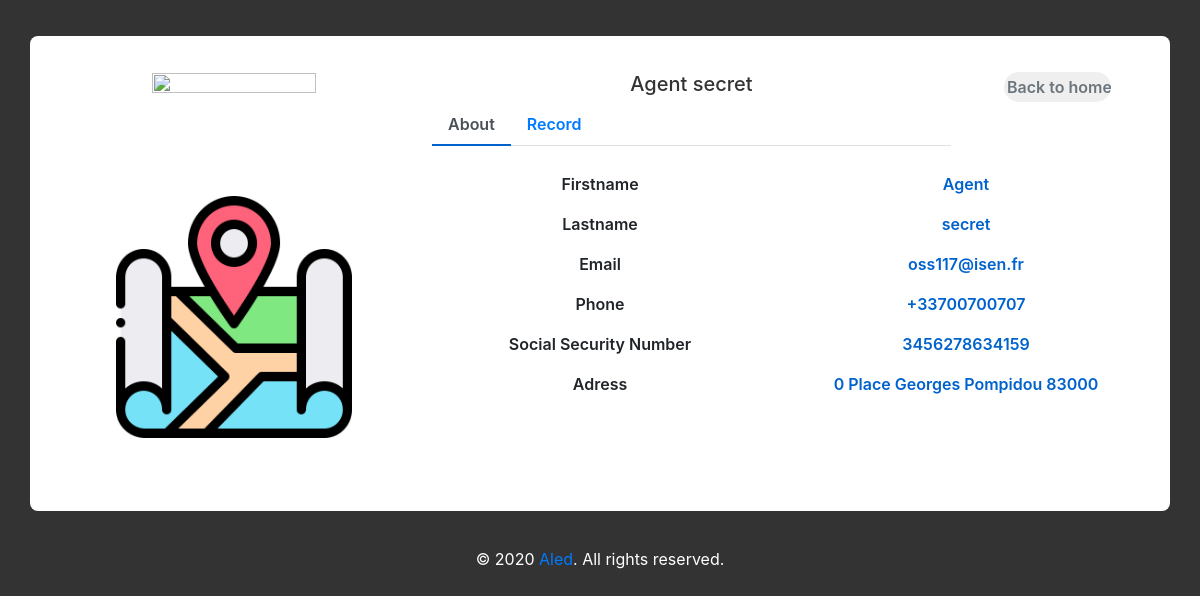
Page /user_profile.php?id=8 (signed in) on the committed database.
### tables this page shows
CREATE TABLE `users` (
  `id` int(11) NOT NULL,
  `username` varchar(100) NOT NULL,
  `email` varchar(100) NOT NULL,
  `password` varchar(100) NOT NULL
);

CREATE TABLE `social_details` (
  `id_socdet` int(11) NOT NULL,
  `firstname` varchar(50) NOT NULL,
  `lastname` varchar(50) NOT NULL,
  `gender` tinyint(4) NOT NULL,
  `birthaddr` varchar(50) NOT NULL,
  `birthdate` date NOT NULL,
  `phonenum` int(10) NOT NULL,
  `picture` varchar(100) NOT NULL,
  `id_user` int(11) NOT NULL
);

CREATE TABLE `patient_medical_record` (
  `id_medrec` int(11) NOT NULL,
  `height` int(255) NOT NULL,
  `weight` tinyint(4) NOT NULL,
  `socialsecuritynumber` varchar(13) NOT NULL,
  `id_user` int(11) NOT NULL,
  `id_doc` int(11) NOT NULL,
  `id_addr` int(11) NOT NULL
);

CREATE TABLE `adress` (
  `id_addr` int(11) NOT NULL,
  `number` tinyint(4) NOT NULL,
  `street` varchar(50) NOT NULL,
  `zipcode` int(11) NOT NULL
);

### user_profile.php (the view, shortened to what this page needs)
<?php
$userid = $_GET['id'];
$gender="";
include('doctorServer.php');
if(isset($_SESSION['mail'])){
    $get_user_info = "SELECT * FROM users INNER JOIN patient_medical_record ON users.id=patient_medical_record.id_user
INNER JOIN social_details ON social_details.id_user=patient_medical_record.id_user INNER JOIN adress ON adress.id_addr=patient_medical_record.id_addr
WHERE users.id='$userid'";
    $result_info = mysqli_query($db, $get_user_info);
    $row = mysqli_fetch_assoc($result_info);
    if($row["gender"] == "1"){
        $gender="male";
    }else{
        $gender="female";
    }
}
?>
<!doctype html>
<html lang="en">
<head>
    <link href="Static/css/bootstrap.min.css" rel="stylesheet">
</head>
<body class="text-center">
<div href="#_" class="lightbox" id="map-container"><?php
include 'map.php';
?>
<?php echo '
<div class="container emp-profile">
    <form method="post">
        <div class="row">
            <div class="col-md-4">
                <div class="profile-img">
                    <img src="https://encrypted-tbn0.gstatic.com/images?q=tbn:ANd9GcS52y5aInsxSm31CvHOFHWujqUx_wWTS9iM6s7BAm21oEN_RiGoog" alt=""/>
				</div>
            </div>
            <div class="col-md-6">
                <div class="profile-head">
                    <h5>
                        '.$row["firstname"].' '.$row["lastname"].'
                    </h5>
                    <ul class="nav nav-tabs" id="myTab" role="tablist">
                        <li class="nav-item">
                            <a class="nav-link active" id="home-tab" data-toggle="tab" href="#home" role="tab" aria-controls="home" aria-selected="true">About</a>
                        </li>
                        <li class="nav-item">
                            <a class="nav-link" id="profile-tab" data-toggle="tab" href="#profile" role="tab" aria-controls="profile" aria-selected="false">Record</a>
                        </li>
                    </ul>
                </div>
            </div>
            <div class="col-md-2">
                <a href="doctorIndex.php"><input type="button" class="profile-edit-btn" value="Back to home"/></a>
            </div>
        </div>
        <div class="row">
            <div class="col-md-4">
				<a href="#map-container">
					<img class="geo-button" src="Static/images/placeholder.png" class="thumbnail">
				</a>
                <div class="profile-work">
                </div>
            </div>
            <div class="col-md-8">
                <div class="tab-content profile-tab" id="myTabContent">
                    <div class="tab-pane fade show active" id="home" role="tabpanel" aria-labelledby="home-tab">
                        <div class="row">
                            <div class="col-md-6">
                                <label>Firstname</label>
                            </div>
                            <div class="col-md-6">
                                <p>'.$row["firstname"].'</p>
                            </div>
                        </div>
                        <div class="row">
                            <div class="col-md-6">
                                <label>Lastname</label>
                            </div>
                            <div class="col-md-6">
                                <p>'.$row["lastname"].'</p>
                            </div>
                        </div>
                        <div class="row">
                            <div class="col-md-6">
                                <label>Email</label>
                            </div>
                            <div class="col-md-6">
                                <p>'.$row["email"].'</p>
                            </div>
                        </div>
                        <div class="row">
                            <div class="col-md-6">
                                <label>Phone</label>
                            </div>
                            <div class="col-md-6">
                                <p>+33'.$row["phonenum"].'</p>
                            </div>
                        </div>
                        <div class="row">
                            <div class="col-md-6">
                                <label>Social Security Number</label>
                            </div>
                            <div class="col-md-6">
                                <p>'.$row["socialsecuritynumber"].'</p>
                            </div>
                        </div>
                        <div class="row">
                            <div class="col-md-6">
                                <label>Adress</label>
                            </div>
                            <div class="col-md-6">
                                <p>'.$row["number"].' '.$row["street"].' '.$row["zipcode"].'</p>
                            </div>
                        </div>
                    </div>
                                <p>'.$row["weight"].' kg</p>
                                <p>'.$row["height"].' cm</p>
                                <p>'.$gender.'</p>
                                <p>'.$row["birthaddr"].'</p>
                                <p>'.$row["birthdate"].'</p>
                </div>
            </div>
        </div>
    </form>
</div>'?>
<footer class="mastfoot mt-auto text-center">
    <div class="inner">
        <p class="text-white">&copy; 2020 <a href="index.php">Aled</a>.  All rights reserved.</p>
    </div>
</footer>
</body>
</html>

### map.php (style rules this page uses)
body { margin: 0; padding: 0; }

### user_profile.php (style rules this page uses)
body { background: -webkit-linear-gradient(left, #333333, #333333); margin: 0; padding: 0; }
.emp-profile { padding: 3%; margin-top: 3%; margin-bottom: 3%; border-radius: 0.5rem; background: #fff; }
.geo-button { width:70%; height:80%; }
.profile-img { text-align: center; }
.profile-img img { width: 70%; height: 100%; }
.profile-head h5 { color: #333; }
.profile-edit-btn { border: none; border-radius: 1.5rem; width: 70%; padding: 2%; font-weight: 600; color: #6c757d; cursor: pointer; }
.profile-head .nav-tabs { margin-bottom:5%; }
.profile-head .nav-tabs .nav-link { font-weight:600; border: none; }
.profile-head .nav-tabs .nav-link.active { border: none; border-bottom:2px solid #0062cc; }
.profile-work { padding: 14%; margin-top: -15%; }
.profile-tab label { font-weight: 600; }
.profile-tab p { font-weight: 600; color: #0062cc; }

### rows in the picture
users: social_details.firstname "Agent", social_details.lastname "secret", email "oss117@isen.fr", social_details.phonenum "700700707", patient_medical_record.socialsecuritynumber "3456278634159", adress.number "0", adress.street "Place Georges Pompidou", adress.zipcode "83000"
